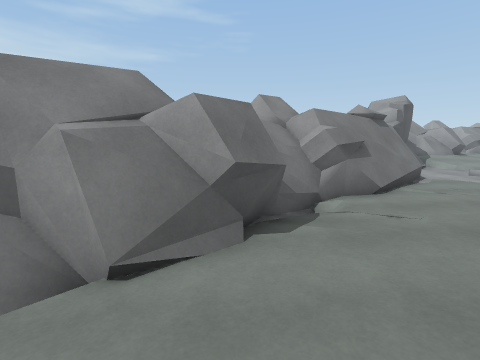
[1] (above)

12 first-person views from a walk through a 3-D level made in the Unity game engine. The camera is 1.4 m above the floor, tilts 8° down and sees 85° across. The floor is counted in squares, 1 m on a side. Each view is taken from the middle of a square. On the plan, view 1 faces up. The plan holds only what a view shows up to about 13 squares ahead; the rest is blank. The place goes on beyond the plan. Surface patterns are stand-ins for the level's own textures.

[2]
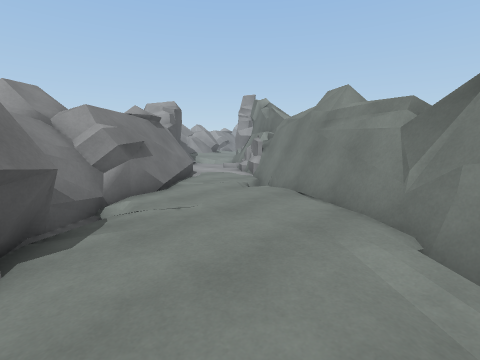

[3]
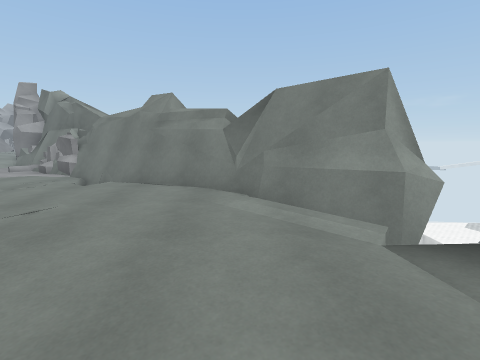

[4]
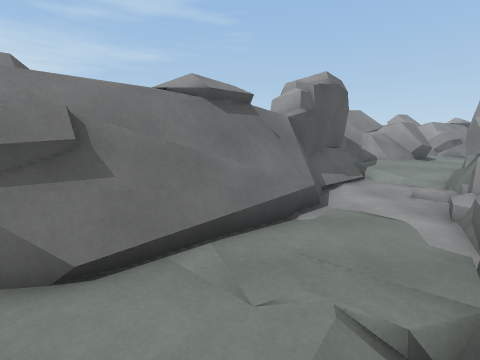

[5]
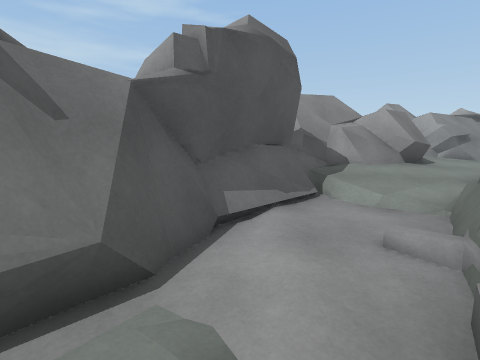

[6]
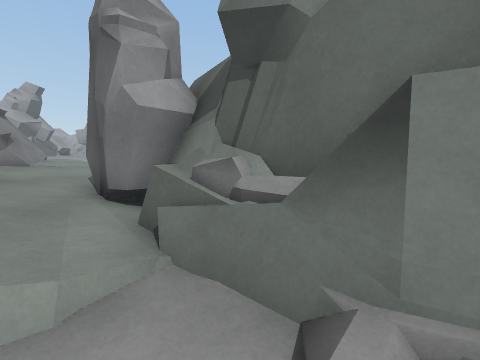

[7]
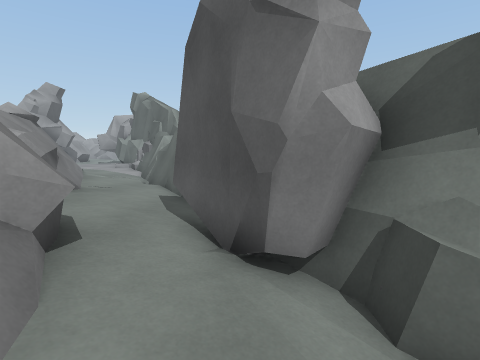

[8]
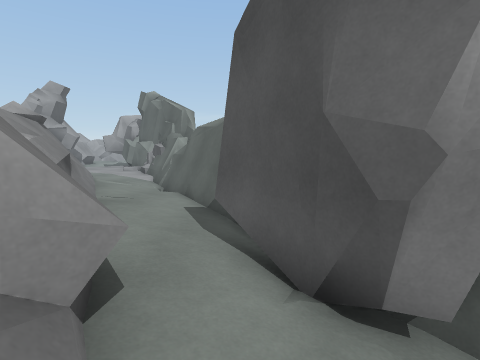

[9]
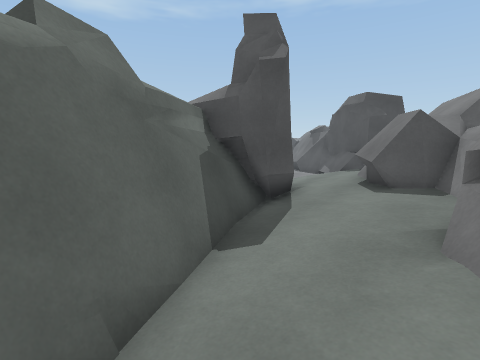

[10]
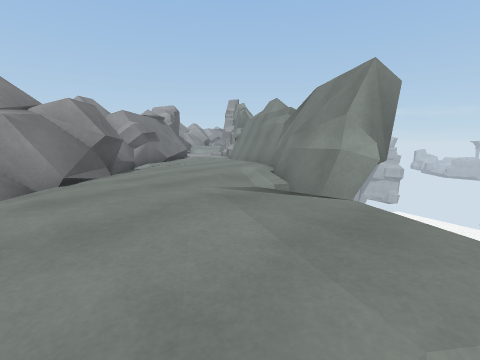

[11]
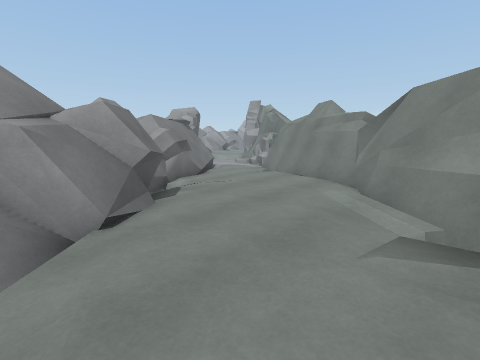

[12]
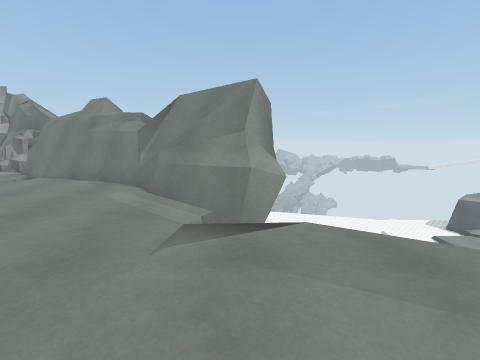

### Floor plan
Key: @ floor where view 1 was taken; # wall or solid block; . main floor; - floor 0.25 m lower than the main floor; : floor 0.5 m higher than the main floor; + floor 0.75 m higher than the main floor; / step, stairs or slope; = window, fence, low wall or low ledge; ^ raised ledge; v drop or lower ground; R rock.
Columns run from 3 left of view 1 to 23 right of it. Each row starts with its distance up from view 1.
 23                         ###
 22                      ####=/
 21                   ^^ ###///
 20                  #^#+:::///
 19               ######::////#
 18             R ##=^#:///.###
 17             RRR/:://RR###
 16            RR#=////RR###
 15             ##////RR #
 14            ##...==##
 13            #.../###
 12           ##../###
 11          ##-..=##
 10         ##-...##
  9        ##/...##
  8     ####/...##
  7     ##-.../###
  6     # .... ##
  5   ###-....##
  4 ####-.....##
  3 ##/-.....##
  2  -....../##
  1  ....../##
  0 -..@../##
 -1 ......v##
 -2 ..... ##
 -3 .....
 -4 .....
 -5 //..

Where each view was taken, in squares from view 1:
view 1: 0 up, 0 right, facing up
view 2: 0 up, 0 right, facing up-right
view 3: 1 up, 2 left, facing right
view 4: 5 up, 6 right, facing up
view 5: 9 up, 9 right, facing up
view 6: 13 up, 10 right, facing right
view 7: 16 up, 12 right, facing right
view 8: 17 up, 13 right, facing right
view 9: 21 up, 23 right, facing down-left
view 10: 5 down, 3 left, facing up-right
view 11: 2 down, 3 left, facing up-right
view 12: 2 down, 3 left, facing right
